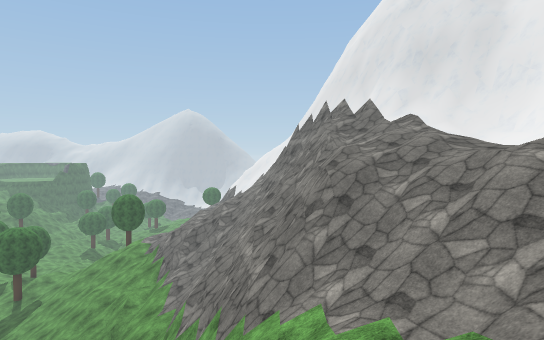
[1] (above)

18 first-person views from a walk through a 3-D level made in the Unity game engine. The camera is 1.4 m above the floor, tilts 2° down and sees 75° across. The floor is counted in squares, 2 m on a side. Each view is taken from the middle of a square. On the plan, view 1 faces up. The plan holds only what a view shows up to about 11 squares ahead; the rest is blank. The place goes on beyond the plan. Some trees and plants on the terrain are drawn as simple stand-ins. The player character is not drawn. Some surface patterns are stand-ins.

[2]
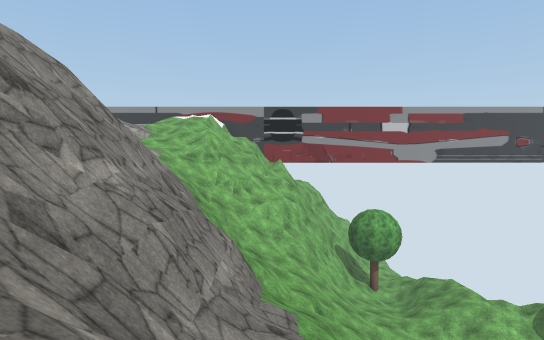

[3]
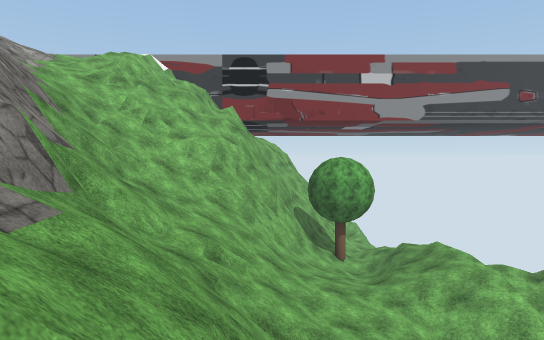

[4]
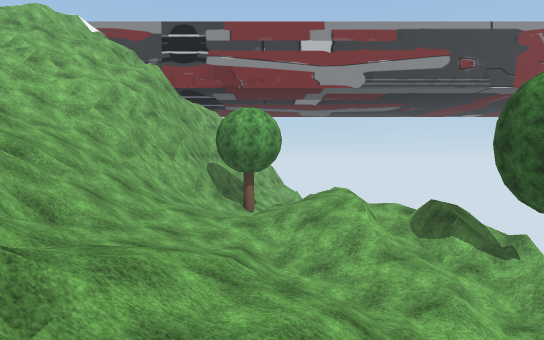

[5]
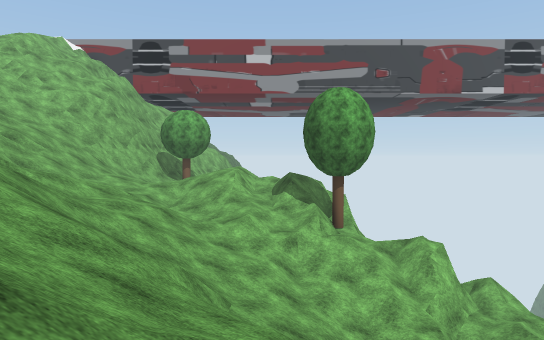

[6]
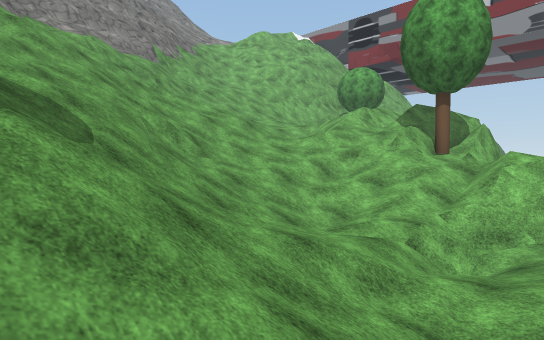

[7]
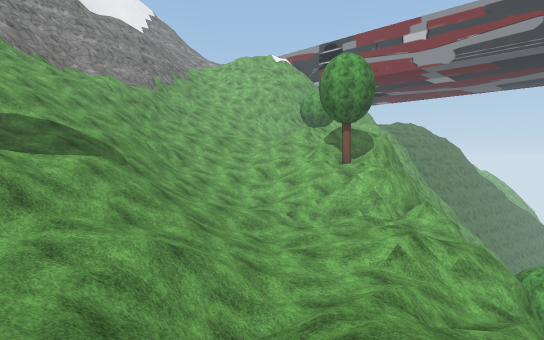

[8]
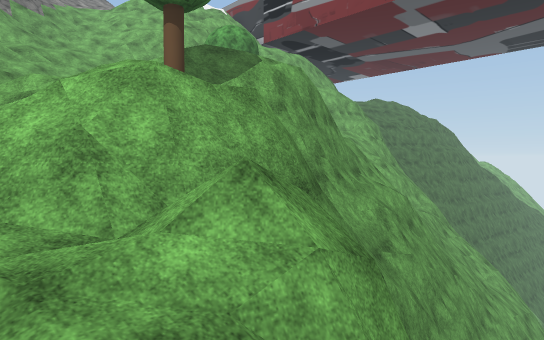

[9]
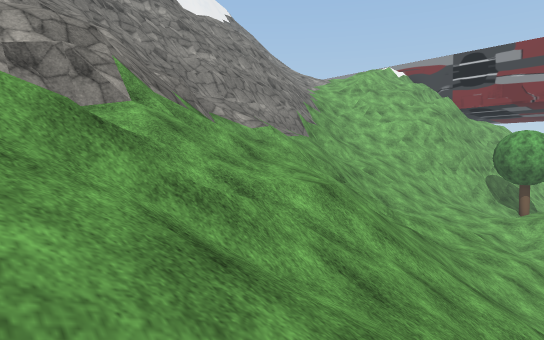

[10]
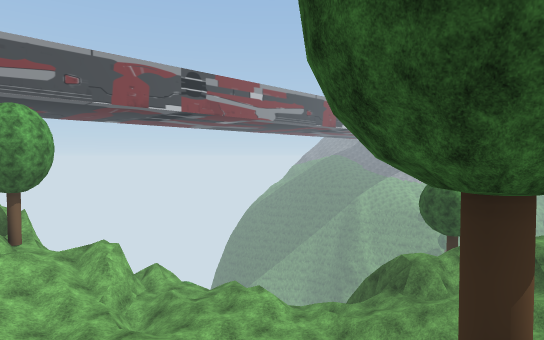

[11]
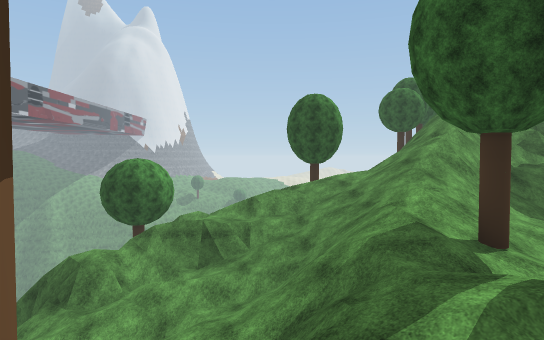

[12]
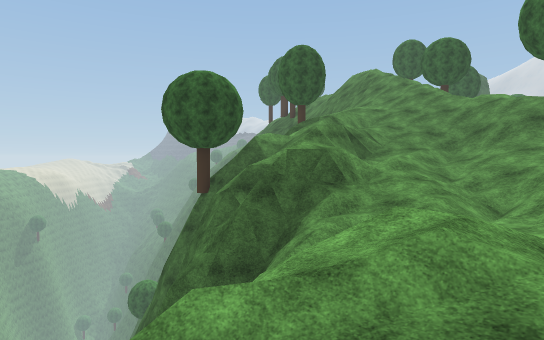

[13]
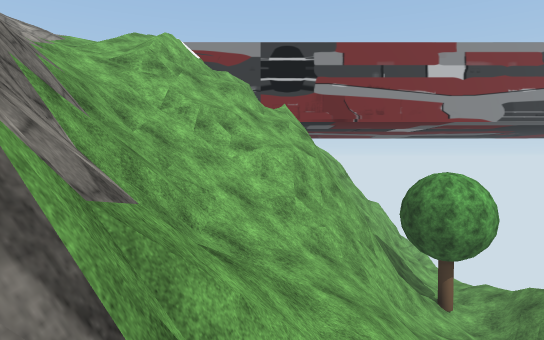

[14]
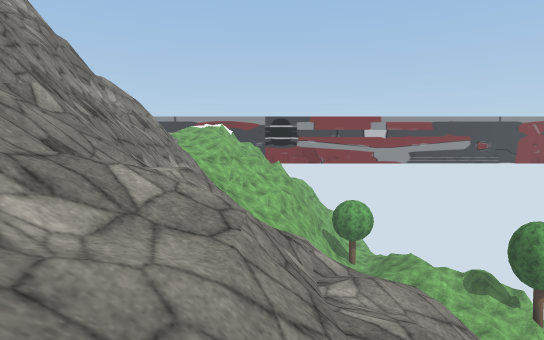

[15]
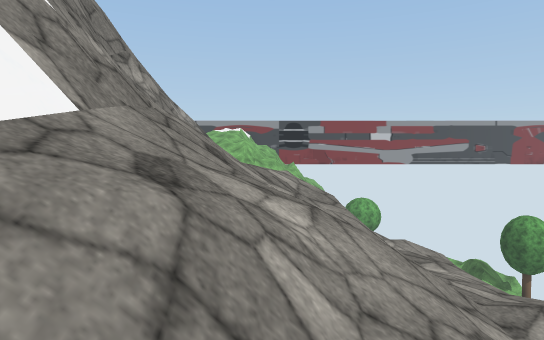

[16]
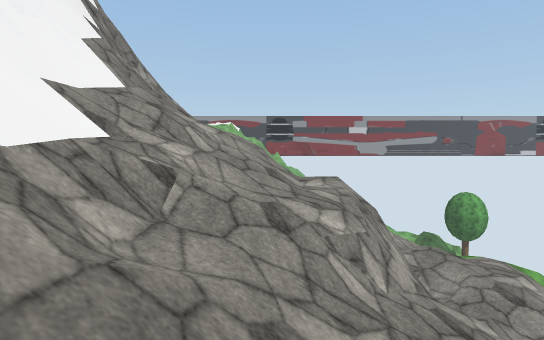

[17]
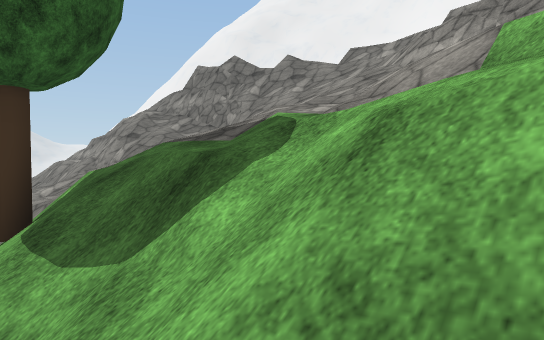

[18]
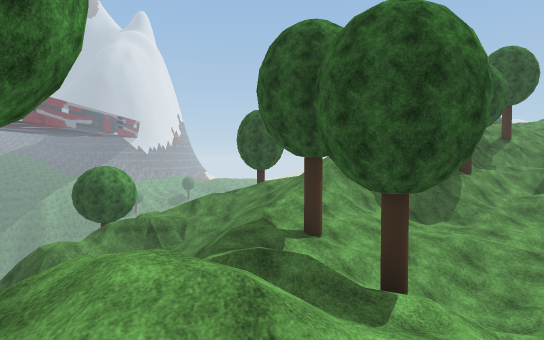

### Floor plan
Key: @ floor where view 1 was taken; # wall or solid block; x gap in a wall; . main floor; : floor 3.25 m higher than the main floor; - floor 3.25 m lower than the main floor; + floor 6.25 m higher than the main floor; _ floor 6.5 m lower than the main floor; * floor 9.5 m higher than the main floor; % floor 12.75 m higher than the main floor; & floor 16 m higher than the main floor; / step, stairs or slope; = window, fence, low wall or low ledge; v drop or lower ground; T tree.
Columns run from 25 left of view 1 to 8 right of it. Each row starts with its distance up from view 1.
 25    ///////          ///=//
 24  //==////-/        =/////#
 23  /////.//-T/    T///////##
 22  ///////T/T./  ///++/=//##
 21   /////./////.///////=//##
 20   ///////// // ////+v///##
 19   /./////// / //////=////#
 18   /.#--/-/  T  ////  ////#
 17  ///v////-//.//////////*/#
 16 T#//==//////////////=////#
 15 TT /==//_///////////  //=#
 14 vTvv#///_////////////=///#vv
 13 vvvv#////__/-//=////:/// #v
 12    vv //___/_//////////###vv
 11       v////=////////=//# #==//=#v/
 10       v//////////./.v//# vv////#v/
  9       v //#////////.=//##vv//&/##
  8         vvv-////././/#/##xv////#
  7          vv/T/.///..////#////%/#
  6          v v#/==//..///==////%
  5          vvvv//=/../////=/////
  4          vvvv///////#=///////
  3          vvvv  /.=/=##===/*//
  2          vvvv  //.//#vv/=////
  1          vvvv   /.T  vv/=///
  0          vvv=   /.## vv/ @//

Positions as (right, up) in squares from view 1, and headings:
1: (0, 0), facing up
2: (-3, 16), facing down
3: (-5, 13), facing down
4: (-8, 13), facing down
5: (-11, 17), facing down
6: (-16, 16), facing down-right
7: (-20, 18), facing down-right
8: (-18, 10), facing down-right
9: (-10, 18), facing down-right
10: (-11, 19), facing down-left
11: (-13, 19), facing left
12: (-16, 9), facing up-left
13: (-3, 10), facing down
14: (-3, 20), facing down
15: (-2, 22), facing down
16: (-3, 25), facing down
17: (-10, 19), facing up-right
18: (-11, 21), facing left
